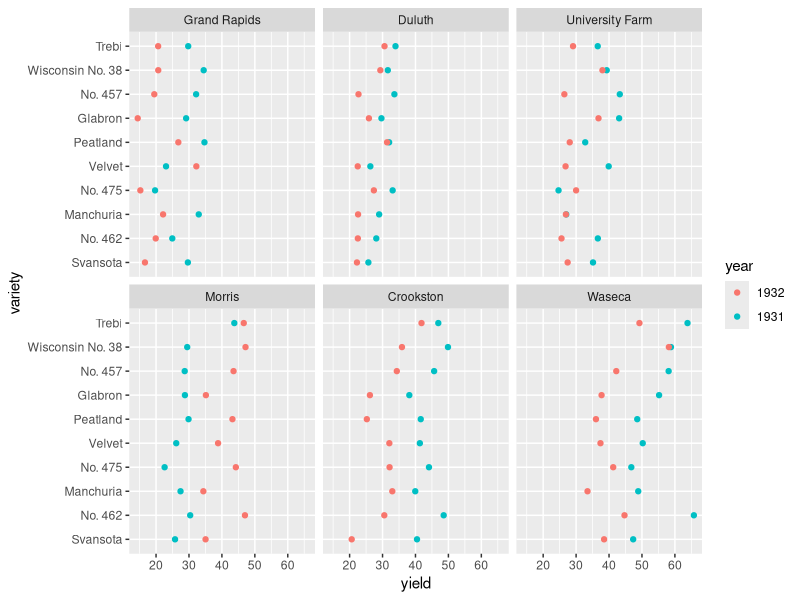
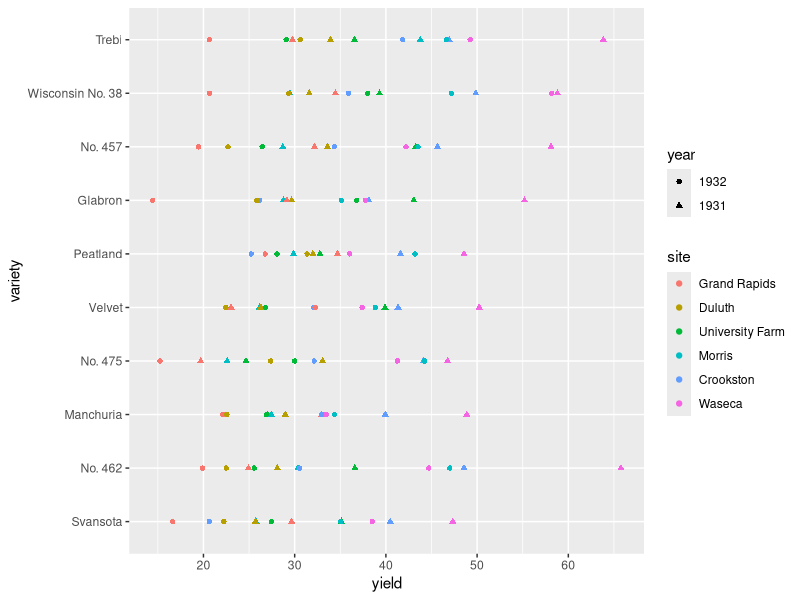
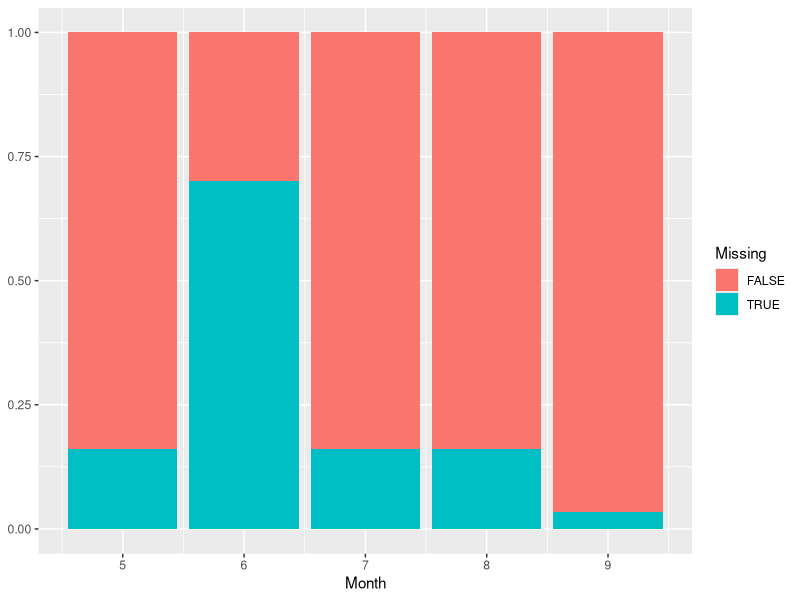
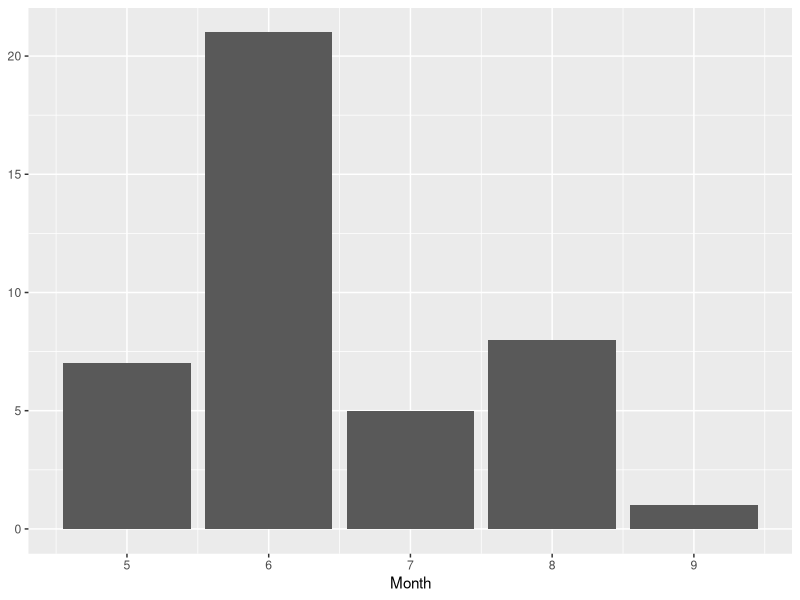
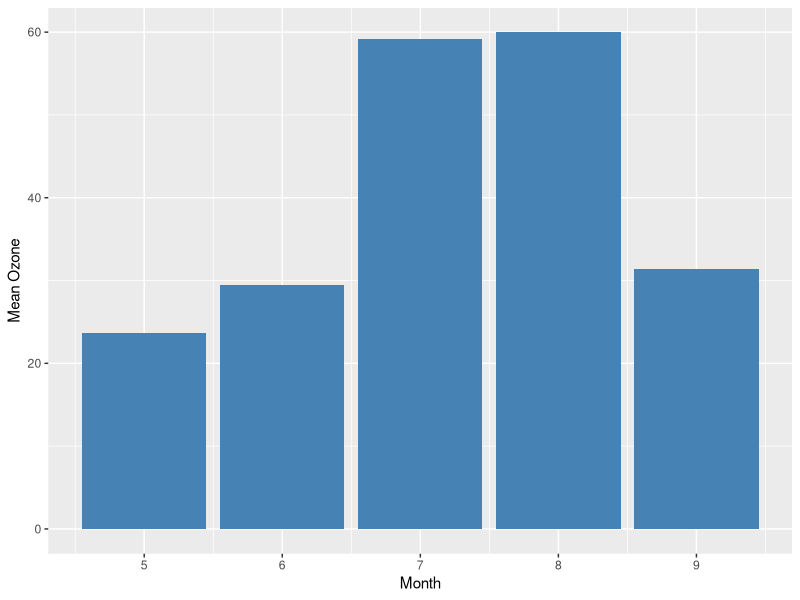
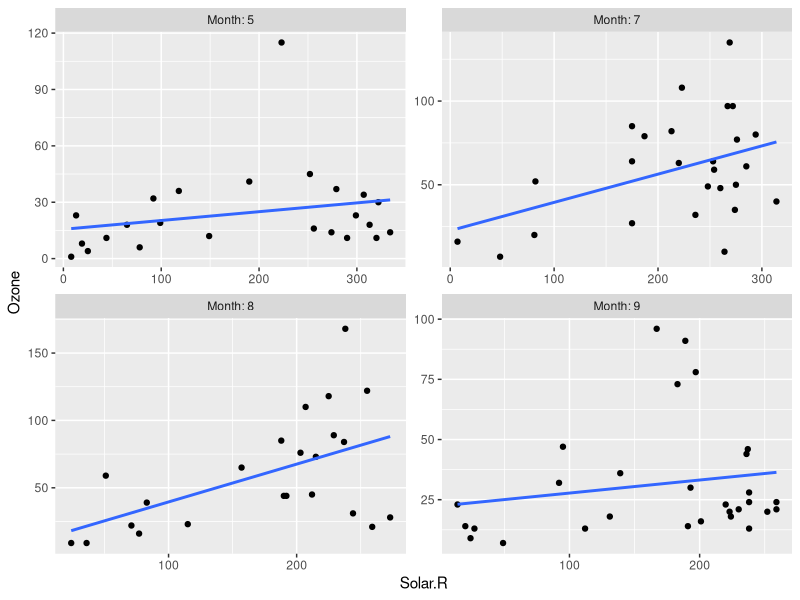
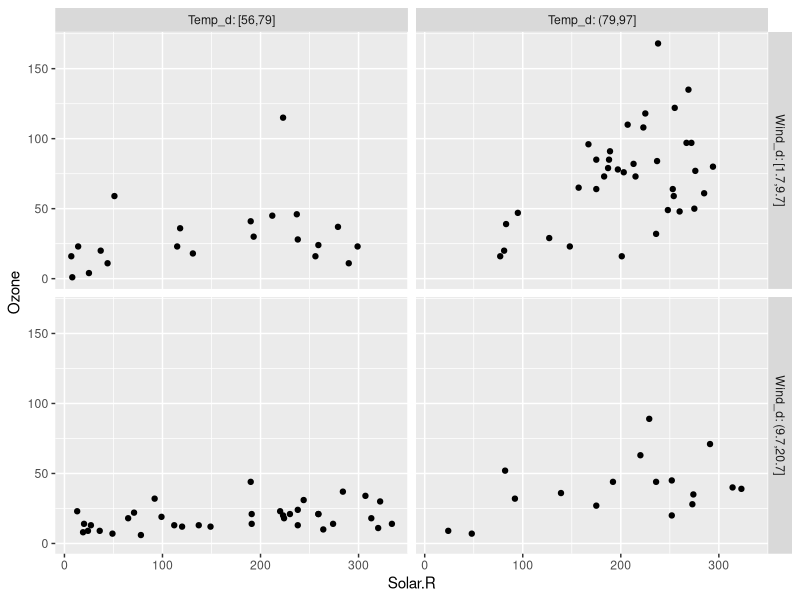
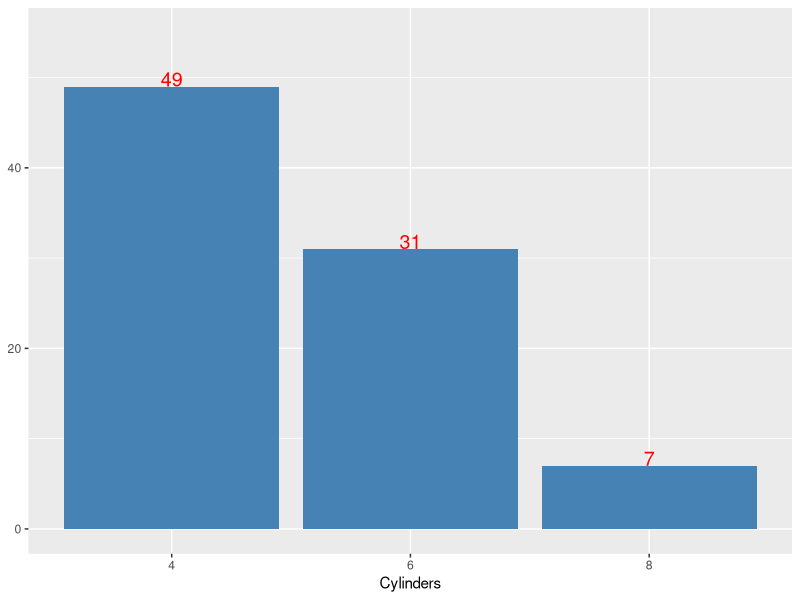

Generate these figures, in order, with R:
## ---- chunk 1
#| echo: false
library(tidyverse)
## ---- chunk 2
data(barley, package = "lattice")
## ---- chunk 3
barley |> 
  group_by(variety) |> 
  summarise(mean_yield = mean(yield)) |> 
  arrange(desc(mean_yield))
## ---- chunk 4
barley |> 
  group_by(site, year) |> 
  summarise(mean_yield = mean(yield)) |> 
  arrange(desc(mean_yield), .by_group = TRUE)
## ---- chunk 5
data(barley, package = "lattice")
barley |> 
  ggplot(aes(x = yield, y = variety, color = year)) +
  geom_point() +
  facet_wrap(vars(site))
## ---- chunk 6
barley |> 
  ggplot(aes(x = yield, y = variety, color = site, shape = year)) +
  geom_point()
## ---- chunk 7
airquality |> 
  mutate(Missing = is.na(Ozone)) |> 
  ggplot(aes(x = Month, fill = Missing)) +
  geom_bar(position = "fill") + 
  labs(y = NULL)
## ---- chunk 8
airquality |> 
  filter(is.na(Ozone) | is.na(Solar.R)) |> 
  ggplot(aes(x = Month)) +
  geom_bar() +
  ylab(NULL)
## ---- chunk 9
airquality |> 
  group_by(Month) |> 
  summarise(m_oz = mean(Ozone, na.rm = TRUE)) |> 
  ggplot(aes(x = Month, y = m_oz)) +
  geom_bar(stat = "identity", fill = "steelblue") +
  ylab("Mean Ozone")
## ---- chunk 10
airquality |>  
  filter(Month != 6) |>  
  ggplot(aes(x = Solar.R, y = Ozone)) +
  geom_point() +
  geom_smooth(method = "lm", se = FALSE) +
  facet_wrap(vars(Month), scales = "free", labeller = label_both)
## ---- chunk 11
airquality |> 
  mutate(Wind_d = cut_number(Wind, n = 2),
         Temp_d = cut_number(Temp, n = 2)) |> 
  ggplot(aes(x = Solar.R, y = Ozone)) +
  geom_point() +
  facet_grid(rows = vars(Wind_d), cols = vars(Temp_d),
             labeller = label_both)
## ---- chunk 12
data(Cars93, package = "MASS")
## ---- chunk 13
Cars93 |>  
  count(Manufacturer, sort = TRUE) |>  
  slice_head(n = 5)

Cars93 |> 
  filter(Manufacturer == "Hyundai") |>  
  select(Model)
## ---- chunk 14
Cars93 |> 
  count(Cylinders, sort = TRUE)
## ---- chunk 15
Cars93 |>  
  filter(Cylinders %in% c(4, 6, 8)) |>  
  count(Cylinders) |>  
  ggplot(aes(x = Cylinders, y = n)) +
  geom_bar(stat = "identity", fill = "steelblue") +
  geom_text(aes(label = n), 
            vjust = "bottom", size = 5, color = "red") +
  ylim(0,55) + ylab(NULL)
## ---- chunk 16
Cars93 |>  
  filter(Cylinders %in% c(4, 6, 8)) |>  
  ggplot(aes(x = Cylinders, fill = Origin)) +
  geom_bar(position = "fill") +
  ylab("Proportion")  
## ---- chunk 17
Cars93 |>  
  filter(Cylinders %in% c(4, 6, 8)) |>  
  ggplot(aes(x = Cylinders, y = after_stat(prop), group = 1)) +
  geom_bar(fill = "midnightblue") +
  facet_wrap(vars(Origin)) + ylab("Proportion")  
## ---- chunk 18
Cars93 |>  
  mutate(Diff.Price = Max.Price - Min.Price) |>  
  ggplot(aes(x = Diff.Price, y = Price)) +
  geom_point() +
  geom_text(data = mutate(Cars93, Diff.Price = Max.Price - Min.Price) |>  
                            slice_max(Diff.Price),
            aes(label = paste(Manufacturer, Model)),
            vjust = "top", hjust = "right", color = "red"
  ) +
  labs(x = "Difference of Max.Price and Min.Price")  
## ---- chunk 19
Cars93 |>  
  ggplot(aes(x = Price, y = MPG.city)) +
  geom_point() +
  geom_text(data = slice_max(Cars93, Price, n = 2),
            aes(label = paste(Manufacturer, Model)),
            vjust = "bottom", hjust = "right", color = "red") +
  geom_text(data = slice_max(Cars93, MPG.city, n = 3),
            aes(label = paste(Manufacturer, Model)),
            vjust = "top", hjust = "left", color = "blue") +
  labs(x = "Midrange Price (in $1,000)", y = "City MPG")  
